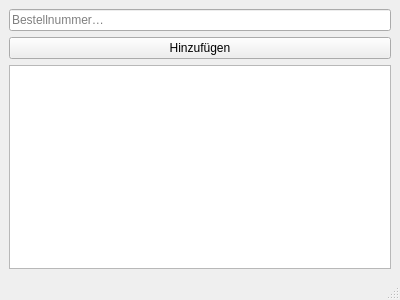
<?xml version="1.0" encoding="UTF-8"?>
<ui version="4.0">
 <class>MainWindow</class>
 <widget class="QMainWindow" name="MainWindow">
  <property name="geometry">
   <rect>
    <x>0</x>
    <y>0</y>
    <width>400</width>
    <height>300</height>
   </rect>
  </property>
  <property name="windowTitle">
   <string>Kiosk</string>
  </property>
  <widget class="QWidget" name="centralwidget">
   <layout class="QVBoxLayout" name="verticalLayout">
    <item>
     <widget class="QLineEdit" name="lineEditOrder">
      <property name="placeholderText">
       <string>Bestellnummer…</string>
      </property>
     </widget>
    </item>
    <item>
     <widget class="QPushButton" name="pushButtonAdd">
      <property name="text">
       <string>Hinzufügen</string>
      </property>
     </widget>
    </item>
    <item>
     <widget class="QListView" name="listViewOrders"/>
    </item>
   </layout>
  </widget>
  <widget class="QMenuBar" name="menubar"/>
  <widget class="QStatusBar" name="statusbar"/>
 </widget>
 <resources/>
 <connections/>
</ui>
